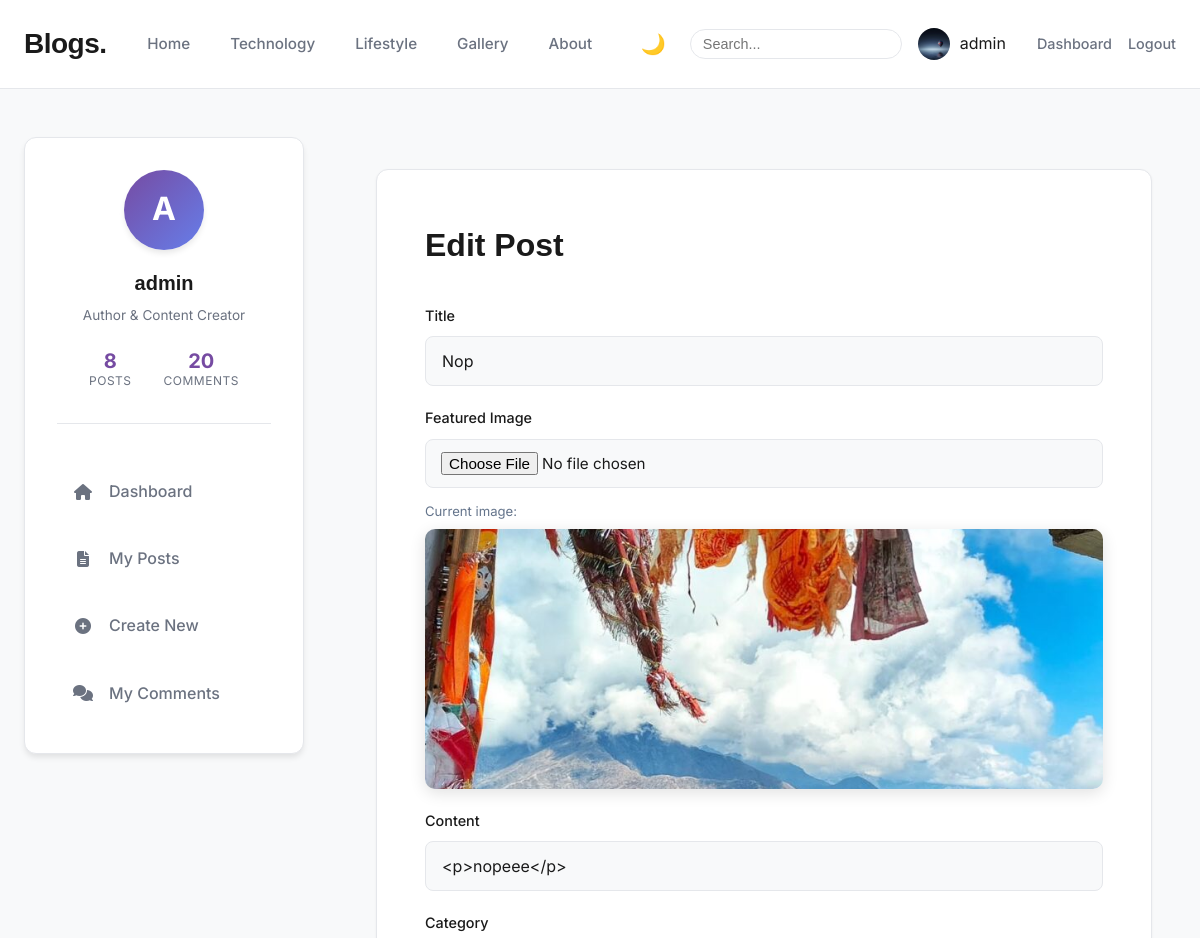
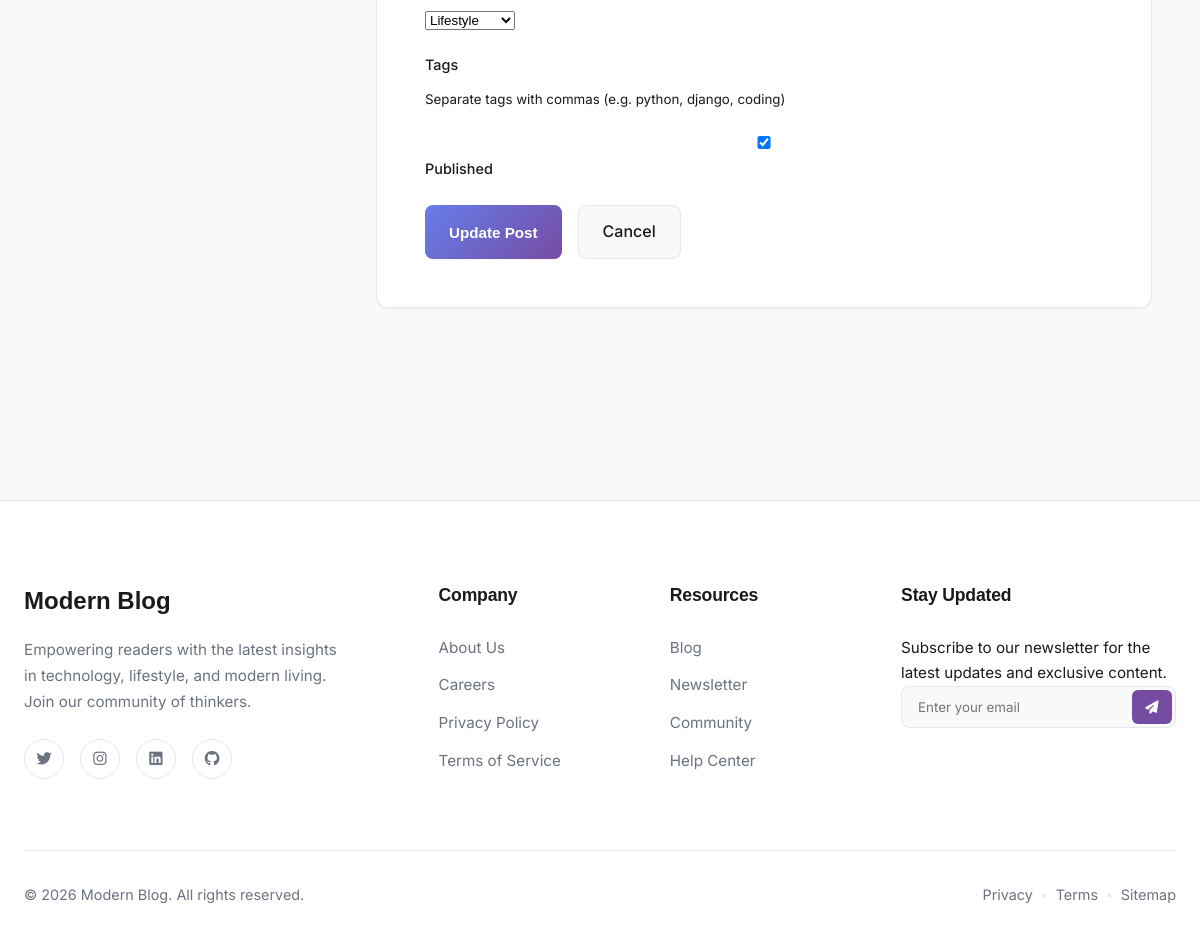
Screenshot of /post/49/edit/ (signed in) with the database file from the repository (2 pictures, top to bottom).
### myapp/models.py (models this page shows, shortened)
class UserProfile(models.Model):
    user = models.OneToOneField(User, on_delete=models.CASCADE, related_name='profile')
    bio = models.TextField(max_length=500, blank=True)
    profile_image = models.ImageField(upload_to='profile_pics/', default='profile_pics/default.jpg', blank=True)
    website = models.URLField(blank=True)
    twitter = models.URLField(blank=True)
    linkedin = models.URLField(blank=True)
    github = models.URLField(blank=True)

class Post(models.Model):
    CATEGORY_CHOICES = [
        ('technology', 'Technology'),
        ('lifestyle', 'Lifestyle'),
        ('design', 'Design'),
        ('culture', 'Culture'),
        ('business', 'Business'),
        ('other', 'Other'),
    ]
    author = models.ForeignKey(User, on_delete=models.CASCADE)
    title = models.CharField(max_length=200)
    content = models.TextField()
    image = models.ImageField(upload_to='blog_images/', blank=True, null=True)
    category = models.ForeignKey(Category, on_delete=models.SET_NULL, null=True, related_name='posts')
    likes = models.ManyToManyField(User, related_name='blog_posts', blank=True)
    is_published = models.BooleanField(default=False)
    newsletter_sent = models.BooleanField(default=False)
    views_count = models.PositiveIntegerField(default=0)
    created_at = models.DateTimeField(auto_now_add=True)
    updated_at = models.DateTimeField(auto_now=True)
    tags = TaggableManager()
    class Meta:
        ordering = ['-created_at']

### myapp/views.py (the view)
# urls.py: path('post/<int:pk>/edit/', views.edit_post, name='edit_post'),
@login_required
def edit_post(request, pk):
    post = get_object_or_404(Post, pk=pk)
    if post.author != request.user and not request.user.is_staff:
        messages.error(request, 'You do not have permission to edit this post.')
        return redirect('home')
    if request.method == 'POST':
        form = PostForm(request.POST, request.FILES, instance=post)
        if form.is_valid():
            form.save()
            messages.success(request, 'Post updated successfully!')
            return redirect('post_detail', pk=pk)
    else:
        form = PostForm(instance=post)
    return render(request, 'dashboard/edit_post.html', {'form': form, 'post': post})

### myapp/forms.py
class PostForm(forms.ModelForm):
    content = forms.CharField(widget=CKEditorWidget())
    class Meta:
        model = Post
        fields = ['title', 'content', 'image', 'category', 'tags', 'is_published']
        widgets = {
            'title': forms.TextInput(attrs={
                'class': 'form-control',
                'placeholder': 'Enter post title'
            }),
            'image': forms.FileInput(attrs={
                'class': 'form-control'
            }),
            'category': forms.Select(attrs={
                'class': 'form-select'
            }),
            'tags': forms.TextInput(attrs={
                'class': 'form-control',
                'placeholder': 'Enter tags separated by commas'
            }),
            'is_published': forms.CheckboxInput(attrs={
                'class': 'form-check-input'
            })
        }

### myapp/models.py (called while the page is built)
    def __str__(self):
        return self.name

### myapp/templates/dashboard/edit_post.html (shortened to what this page needs)
{% extends 'dashboard/base_dashboard.html' %}
{% block dashboard_content %}
<div class="container">
    <div class="form-page">
        <h1>Edit Post</h1>
        <form method="post" class="post-form" enctype="multipart/form-data">
            <div class="form-group">
                <label for="{{ form.title.id_for_label }}">Title</label>
                {{ form.title }}
            </div>
            <div class="form-group">
                <label for="{{ form.image.id_for_label }}">Featured Image</label>
                {{ form.image }}
                <div id="image-preview-wrap" style="margin-top:0.75rem;">
                    <p style="font-size:0.82rem; color:#64748b; margin-bottom:0.4rem;" id="preview-label">
                        {% if post.image %}Current image:{% else %}Preview:{% endif %}
                    </p>
                    <img id="image-preview" src="{% if post.image %}{{ post.image.url }}{% endif %}"
                        alt="Featured Image"
                        style="max-width:100%; max-height:260px; border-radius:10px; object-fit:cover; box-shadow:0 4px 16px rgba(0,0,0,0.12);">
                </div>
            </div>
            <div class="form-group">
                <label for="{{ form.content.id_for_label }}">Content</label>
                {{ form.content }}
            </div>
            <div class="form-group">
                <label for="{{ form.category.id_for_label }}">Category</label>
                {{ form.category }}
            </div>
            <div class="form-group">
                <label for="{{ form.tags.id_for_label }}">Tags</label>
                <small class="form-text text-muted">Separate tags with commas (e.g. python, django, coding)</small>
            </div>
            <div class="form-group">
                <label class="checkbox-label">
                    {{ form.is_published }} Published
                </label>
            </div>
            <div class="form-actions">
                <button type="submit" class="btn-primary">Update Post</button>
                <a href="{% url 'post_detail' post.pk %}" class="btn-secondary">Cancel</a>
            </div>
        </form>
    </div>
</div>
{% endblock dashboard_content %}

### myapp/templates/dashboard/base_dashboard.html
{% extends 'base.html' %}
{% load static %}
{% block content %}
<div class="container dashboard-layout-container">
    <aside class="dash-sidebar">
        <div class="user-profile-summary">
            <div class="profile-avatar">
                <span>{{ user.first_name|first|default:user.username|first|upper }}</span>
            </div>
            <h3>{{ user.first_name|default:user.username }}</h3>
            <p class="user-role">Author & Content Creator</p>
            <div class="user-mini-stats">
                <div class="mini-stat">
                    <strong>{{ user.post_set.count }}</strong>
                    <span>Posts</span>
                </div>
                <div class="mini-stat">
                    <strong>{{ user.comment_set.count }}</strong>
                    <span>Comments</span>
                </div>
            </div>
        </div>
        <nav class="dash-nav">
            <a href="{% url 'dashboard' %}"
                class="dash-link {% if request.resolver_match.url_name == 'dashboard' %}active{% endif %}">
                <i class="fas fa-home"></i> Dashboard
            </a>
            <a href="{% url 'my_posts' %}"
                class="dash-link {% if request.resolver_match.url_name == 'my_posts' %}active{% endif %}">
                <i class="fas fa-file-alt"></i> My Posts
            </a>
            <a href="{% url 'create_post' %}"
                class="dash-link {% if request.resolver_match.url_name == 'create_post' %}active{% endif %}">
                <i class="fas fa-plus-circle"></i> Create New
            </a>
            <a href="{% url 'my_comments' %}"
                class="dash-link {% if request.resolver_match.url_name == 'my_comments' %}active{% endif %}">
                <i class="fas fa-comments"></i> My Comments
            </a>
        </nav>
    </aside>
    <main class="dash-content">
        {% block dashboard_content %}{% endblock %}
    </main>
</div>
{% endblock %}

### myapp/templates/includes/navbar.html
<nav class="navbar">
    <div class="container nav-container">
        <a href="{% url 'home' %}" class="logo">Blogs.</a>
        <ul class="nav-links">
            <li><a href="{% url 'home' %}">Home</a></li>
            <li><a href="{% url 'technology' %}">Technology</a></li>
            <li><a href="{% url 'lifestyle' %}">Lifestyle</a></li>
            <li><a href="{% url 'image_gallery' %}">Gallery</a></li>
            <li><a href="{% url 'about' %}">About</a></li>
        </ul>
        <div class="nav-actions">
            <button id="theme-toggle" class="theme-toggle" aria-label="Toggle dark mode">🌙</button>
            <form action="{% url 'search_posts' %}" method="get" class="nav-search-form"
                style="display:flex; align-items:center;">
                <input type="text" name="q" placeholder="Search..."
                    style="padding: 6px 12px; border-radius: 20px; border: 1px solid var(--border-color); font-size: 0.9rem;"
                    value="{{ query }}">
            </form>
            {% if user.is_authenticated %}
            <div style="display: flex; align-items: center; gap: 10px; margin-right: 15px;">
                {% if user.profile.profile_image %}
                <img src="{{ user.profile.profile_image.url }}" alt="{{ user.username }}"
                    style="width: 32px; height: 32px; border-radius: 50%; object-fit: cover;">
                {% else %}
                <img src="https://ui-avatars.com/api/?name={{ user.username }}&background=random&size=32"
                    alt="{{ user.username }}" style="width: 32px; height: 32px; border-radius: 50%;">
                {% endif %}
                <span style="color: var(--text-color);">{{ user.username }}</span>
            </div>
            {% if user.is_superuser %}
            <a href="{% url 'admin_dashboard' %}" class="btn-link-nav">Dashboard</a>
            {% else %}
            <a href="{% url 'dashboard' %}" class="btn-link-nav">Dashboard</a>
            {% endif %}
            <a href="{% url 'logout' %}" class="btn-link-nav">Logout</a>
            {% else %}
            <a href="{% url 'login' %}" class="btn-link-nav">Login</a>
            <a href="{% url 'register' %}" class="btn-primary">Register</a>
            {% endif %}
        </div>
    </div>
</nav>

### rows the page displays
Post: title "Nop", image (picture), content "<p>nopeee</p>", category "Lifestyle", is_published "☑"

### other values shown
{{ user.username }} "admin"
{{ user.first_name|first|default:user.username|first|upper }} "A"
{{ user.first_name|default:user.username }} "admin"
{{ user.post_set.count }} "8"
{{ user.comment_set.count }} "20"
